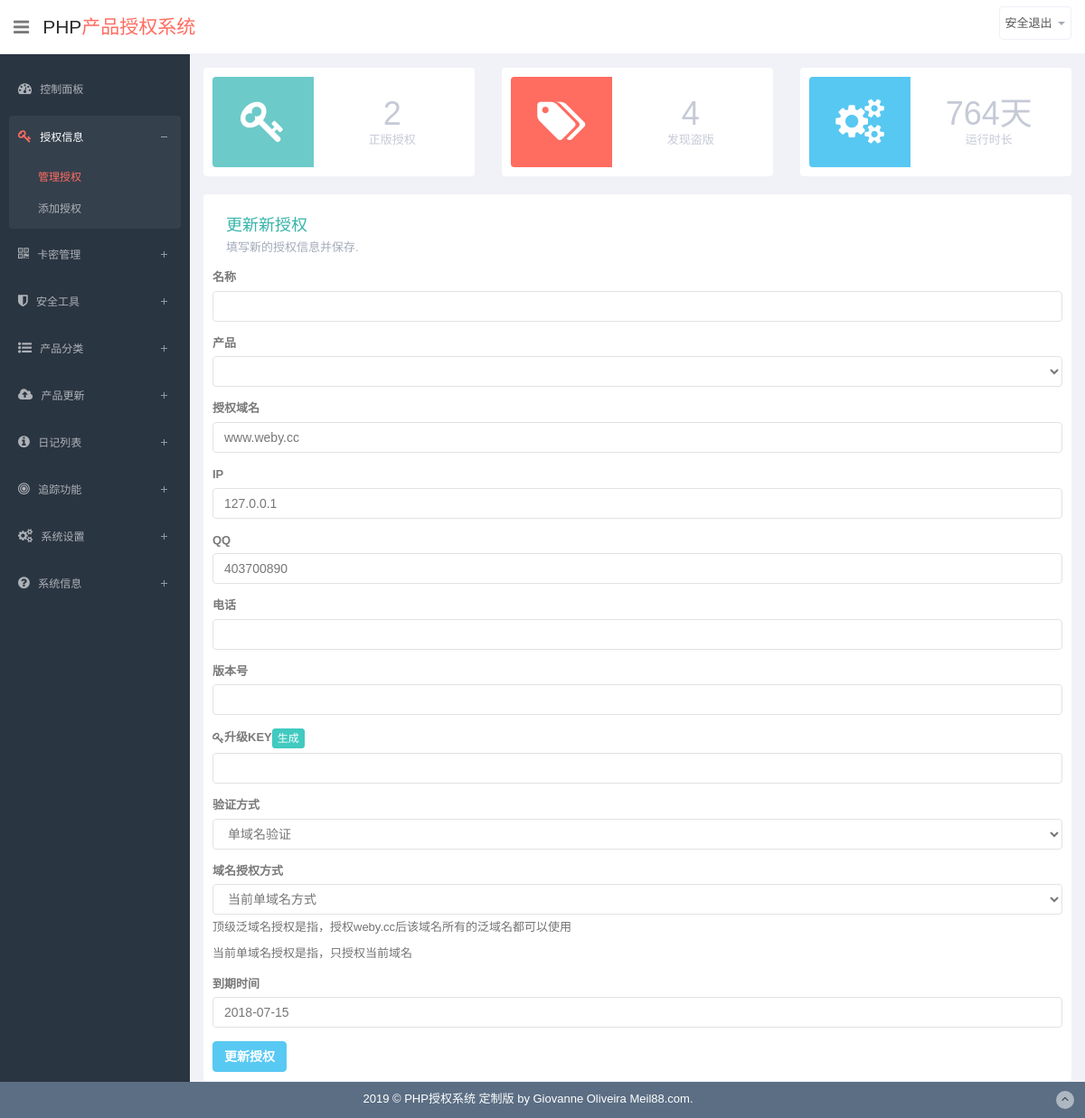
The app's page /center/authorize-chanage.php?id=92 (signed in) with its own data.
### tables this page shows
CREATE TABLE IF NOT EXISTS `site` (
  `id` int(10) unsigned NOT NULL,
  `title` varchar(255) NOT NULL,
  `yxtime` varchar(255) NOT NULL,
  `copyright` varchar(255) NOT NULL,
  `site_name` varchar(255) NOT NULL,
  `route` varchar(255) NOT NULL
);

CREATE TABLE IF NOT EXISTS `authorize` (
  `id` int(10) unsigned NOT NULL,
  `username` varchar(255) NOT NULL,
  `domain` varchar(255) NOT NULL,
  `ip` varchar(255) NOT NULL,
  `qq` varchar(255) NOT NULL,
  `tel` varchar(255) NOT NULL,
  `time` varchar(255) NOT NULL,
  `syskey` varchar(255) NOT NULL,
  `version` varchar(255) NOT NULL,
  `ip_qh` int(1) NOT NULL,
  `yumi` int(1) NOT NULL,
  `ycp` varchar(255) NOT NULL
);

### data/weby.php (called while the page is built, shortened)
<?php
	$sql = "SELECT * FROM site";
	$result=mysql_query($sql);
	if($result&&mysql_num_rows($result)){
	   while ($row=mysql_fetch_assoc($result)) {
			  $yxtime = $row['yxtime'];
			  $copyright = $row['copyright'];
			  $route = $row['route'];
	   }
	}
?>

### center/farmwork.php (called while the page is built, shortened)
<?php
	include '../data/weby.php';

### center/authorize-chanage.php (the view, shortened to what this page needs)
<?php
    include 'farmwork.php';
	$id = $_GET['id'];
	$sql = "SELECT * FROM `authorize` WHERE id ='$id';";
	$result=mysql_query($sql);
	if($result&&mysql_num_rows($result)){
	   while ($row=mysql_fetch_assoc($result)) {
			  $username = $row['username'];
			  $domain = $row['domain'];
			  $ip = $row['ip'];
			  $qq = $row['qq'];
			  $tel = $row['tel'];
			  $version = $row['version'];
			  $syskey = $row['syskey'];
			  $ip_qh = $row['ip_qh'];
			  $yumi = $row['yumi'];
			  $ycp = $row['ycp'];
			  $timegl = date("Y-m-d",$row['time']);
	   }
	}
?>
<?php include 'header.php';?>
<?php include 'list.php';?>
    <section id="main-content">
        <section class="wrapper">
<?php include 'overview.php';?>
            <div class="row">
                <div class="col-lg-12">
                    <section class="panel">
                        <div class="panel-body progress-panel">
                            <div class="task-progress">
                                <h1>更新新授权</h1>
                                <p>填写新的授权信息并保存.</p>
                            </div>
                        </div>
                         <form action="authorize-chanage.php?action=do" method="post"  role="form">
                            <div class="form-group">
                                <label for="txtDomain">名称</label>
                                <input type="text" name="username" class="form-control" value='<?php echo $username?>'>
                            </div>
                            <div class="form-group">
                                <label for="txtDomain">产品</label>
                                <select name="ycp" class="form-control" >
								<option ><?php echo $ycp?></option>
 									<?php
										$sql="select * from products ORDER BY `id` DESC";
										$result=mysql_query($sql);
										if($result&&mysql_num_rows($result)){
											while ($row=mysql_fetch_assoc($result)) {
											echo "<option value='".$row['cp']."'>".$row['cp']."</option>";
											}
										}
									?>
									</select>
                            </div>
                            <div class="form-group">
                                <label for="txtDomain">授权域名</label>
                                <input type="text" name="domain" class="form-control" value='<?php echo $domain?>'>
                            </div>
                            <div class="form-group">
                                <label for="txtDomain">IP</label>
                                <input type="text" name="ip" class="form-control" value='<?php echo $ip?>'>
                            </div>
                            <div class="form-group">
                                <label for="txtDomain">QQ</label>
                                <input type="text" name="qq" class="form-control" value='<?php echo $qq?>'>
                            </div>
                            <div class="form-group">
                                <label for="txtDomain">电话</label>
                                <input type="text" name="tel" class="form-control" value='<?php echo $tel?>'>
                            </div>
                            <div class="form-group">
                                <label for="txtDomain">版本号</label>
                                <input type="text" name="version" class="form-control" value='<?php echo $version?>'>
                            </div>
                            <div class="form-group">
                                <label for="txtDomain"><i class="fa fa-key"></i>升级KEY<input class="btn btn-primary btn-xs" type= "button" name= "Submit1 " value= "生成" onclick= "show()"></label>
                                <input type="text" name="syskey" id="syskey"  class="form-control" value='<?php echo $syskey?>'>
                            </div>
                            <div class="form-group">
                                <label for="txtDomain">验证方式</label>
                                <select name="ip_qh" class="form-control">
                                            <?php if($ip_qh==1){?>
                                            <option value="1">IP双重验证</option>
                                            <option value="0">单域名验证</option>
                                            <?php }else{?>
                                            <option value="0">单域名验证</option>
                                            <?php }?>
                                        </select>
                            </div>
                            <div class="form-group">
                                <label for="txtDomain">域名授权方式</label>
                                <select name="yumi" class="form-control">
                                            <?php if($yumi==1){?>
                                            <option value="1">顶级泛域名方式</option>
                                            <option value="0">当前单域名方式</option>
                                            <?php }else{?>
                                            <option value="0">当前单域名方式</option>
                                            <?php }?>
                                        </select>
										<span class="help-block">顶级泛域名授权是指，授权weby.cc后该域名所有的泛域名都可以使用</span>
										<span class="help-block">当前单域名授权是指，只授权当前域名</span>
                            </div>
                            <div class="form-group">
                                <label for="txtDomain">到期时间</label>
                                <input type="text" name="time" class="form-control" id="time1" value='<?php echo $timegl?>'>
                            </div>
			<div id="bottom">
			  <button class="btn btn-info" type="submit" value="true" id="submit"/><strong>更新授权</strong></button>
            </div>
                        </form>
                    </section>
                </div>
        </section>
    </section>
<?php include 'footer.php';?>

### center/overview.php (shortened to what this page needs)
<?php
function Sec2Time($time){
 if(is_numeric($time)){
  $value = array(
    "years" => 0, "days" => 0, "hours" => 0,
    "minutes" => 0, "seconds" => 0,
  );
  if($time >= 86400){
   $value["days"] = floor($time/86400);
   $time = ($time%86400);
  }
  $value["seconds"] = floor($time);
  return (array) $value;
 }else{
  return (bool) FALSE;
 }
}
$site_create_time = strtotime($yxtime);
$time = time() - $site_create_time;
$uptime = Sec2Time($time);
 $query = "select count(*) as total from authorize";
 $result = mysql_query($query);
 $rownum = mysql_fetch_row($result);
 $sites = $rownum[0];
 $query = "select count(*) as total from daoban";
 $result = mysql_query($query);
 $rownum = mysql_fetch_row($result);
 $blocks = $rownum[0];
?>
            <div class="row state-overview">
        <div class="col-lg-4 col-sm-6">
        <section class="panel">
            <div class="symbol terques">
                <i class="fa fa-key"></i>
            </div>
            <div class="value">
                <h1>
                    <?=$sites?>                </h1>
                <p>正版授权</p>
            </div>
        </section>
    </div>
    <div class="col-lg-4 col-sm-6">
        <section class="panel">
            <div class="symbol red">
                <i class="fa fa-tags"></i>
            </div>
            <div class="value">
                <h1>
                    <?=$blocks?>                </h1>
                <p>发现盗版</p>
            </div>
        </section>
    </div>
    <div class="col-lg-4 col-sm-6">
        <section class="panel">
            <div class="symbol blue">
                <i class="fa fa-cogs"></i>
            </div>
            <div class="value">
                <h1>
                    <?php echo $uptime['days']; ?>天                </h1>
                <p>运行时长</p>
            </div>
        </section>
    </div>
</div>

### center/footer.php (shortened to what this page needs)
    <footer class="site-footer navbar-fixed-bottom">
    <div class="text-center">
        <?php echo $showtime=date("Y");?> &copy; <?php echo $copyright?>
        <a href="#" class="go-top">
            <i class="fa fa-angle-up"></i>
        </a>
    </div>
</footer>
</section>
<link href="<?php echo $route?>toastr-master/toastr.css" rel="stylesheet" type="text/css" />
</body>
</html>

### records on screen
site: yxtime "764", copyright "PHP授权系统 定制版 by Giovanne Oliveira Meil88.com."
authorize: domain "www.weby.cc", ip "127.0.0.1", qq "403700890", ip_qh "单域名验证", yumi "当前单域名方式", time "2018-07-15"

### other values on screen
$sites "2"
$blocks "4"
